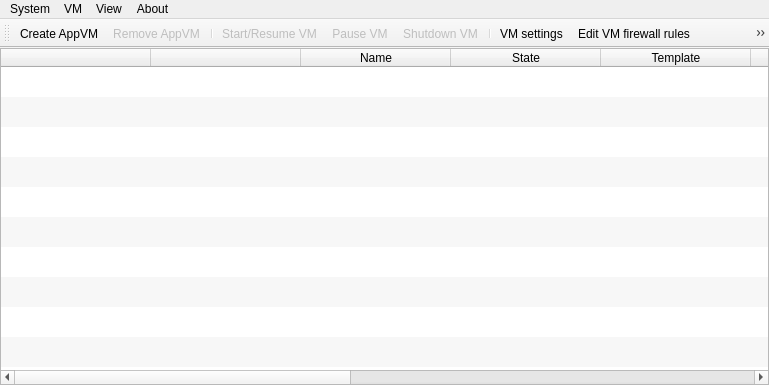
<?xml version="1.0" encoding="UTF-8"?>
<ui version="4.0">
 <class>VmManagerWindow</class>
 <widget class="QMainWindow" name="VmManagerWindow">
  <property name="geometry">
   <rect>
    <x>0</x>
    <y>0</y>
    <width>769</width>
    <height>385</height>
   </rect>
  </property>
  <property name="sizePolicy">
   <sizepolicy hsizetype="Fixed" vsizetype="Maximum">
    <horstretch>0</horstretch>
    <verstretch>0</verstretch>
   </sizepolicy>
  </property>
  <property name="contextMenuPolicy">
   <enum>Qt::DefaultContextMenu</enum>
  </property>
  <property name="windowTitle">
   <string>Qubes VM Manager</string>
  </property>
  <property name="windowIcon">
   <iconset resource="resources.qrc">
    <normaloff>:/qubes.png</normaloff>:/qubes.png</iconset>
  </property>
  <property name="locale">
   <locale language="English" country="UnitedStates"/>
  </property>
  <widget class="QWidget" name="centralwidget">
   <property name="enabled">
    <bool>true</bool>
   </property>
   <property name="sizePolicy">
    <sizepolicy hsizetype="Fixed" vsizetype="Expanding">
     <horstretch>0</horstretch>
     <verstretch>0</verstretch>
    </sizepolicy>
   </property>
   <property name="acceptDrops">
    <bool>false</bool>
   </property>
   <property name="autoFillBackground">
    <bool>true</bool>
   </property>
   <property name="locale">
    <locale language="English" country="UnitedStates"/>
   </property>
   <layout class="QGridLayout" name="gridLayout">
    <property name="sizeConstraint">
     <enum>QLayout::SetDefaultConstraint</enum>
    </property>
    <property name="margin">
     <number>0</number>
    </property>
    <property name="spacing">
     <number>0</number>
    </property>
    <item row="0" column="0">
     <widget class="QTableWidget" name="table">
      <property name="minimumSize">
       <size>
        <width>0</width>
        <height>0</height>
       </size>
      </property>
      <property name="maximumSize">
       <size>
        <width>16777215</width>
        <height>16777215</height>
       </size>
      </property>
      <property name="sizeIncrement">
       <size>
        <width>200</width>
        <height>30</height>
       </size>
      </property>
      <property name="contextMenuPolicy">
       <enum>Qt::CustomContextMenu</enum>
      </property>
      <property name="acceptDrops">
       <bool>false</bool>
      </property>
      <property name="lineWidth">
       <number>0</number>
      </property>
      <property name="verticalScrollBarPolicy">
       <enum>Qt::ScrollBarAsNeeded</enum>
      </property>
      <property name="horizontalScrollBarPolicy">
       <enum>Qt::ScrollBarAsNeeded</enum>
      </property>
      <property name="alternatingRowColors">
       <bool>true</bool>
      </property>
      <property name="selectionMode">
       <enum>QAbstractItemView::SingleSelection</enum>
      </property>
      <property name="selectionBehavior">
       <enum>QAbstractItemView::SelectRows</enum>
      </property>
      <property name="showGrid">
       <bool>false</bool>
      </property>
      <property name="gridStyle">
       <enum>Qt::NoPen</enum>
      </property>
      <property name="sortingEnabled">
       <bool>true</bool>
      </property>
      <property name="cornerButtonEnabled">
       <bool>false</bool>
      </property>
      <property name="rowCount">
       <number>10</number>
      </property>
      <attribute name="horizontalHeaderCascadingSectionResizes">
       <bool>false</bool>
      </attribute>
      <attribute name="horizontalHeaderDefaultSectionSize">
       <number>150</number>
      </attribute>
      <attribute name="horizontalHeaderMinimumSectionSize">
       <number>150</number>
      </attribute>
      <attribute name="verticalHeaderVisible">
       <bool>false</bool>
      </attribute>
      <attribute name="verticalHeaderCascadingSectionResizes">
       <bool>false</bool>
      </attribute>
      <row>
       <property name="text">
        <string>Nowy wiersz</string>
       </property>
      </row>
      <row/>
      <row/>
      <row/>
      <row/>
      <row/>
      <row/>
      <row/>
      <row/>
      <row/>
      <column>
       <property name="text">
        <string/>
       </property>
      </column>
      <column>
       <property name="text">
        <string/>
       </property>
      </column>
      <column>
       <property name="text">
        <string>Name</string>
       </property>
       <property name="toolTip">
        <string>VM name</string>
       </property>
      </column>
      <column>
       <property name="text">
        <string>State</string>
       </property>
       <property name="toolTip">
        <string>Update info</string>
       </property>
      </column>
      <column>
       <property name="text">
        <string>Template</string>
       </property>
       <property name="toolTip">
        <string>VM's template</string>
       </property>
      </column>
      <column>
       <property name="text">
        <string>NetVM</string>
       </property>
       <property name="toolTip">
        <string>VM's netVM</string>
       </property>
      </column>
      <column>
       <property name="text">
        <string>CPU</string>
       </property>
      </column>
      <column>
       <property name="text">
        <string>CPU Graph</string>
       </property>
       <property name="toolTip">
        <string>CPU usage graph</string>
       </property>
      </column>
      <column>
       <property name="text">
        <string>MEM</string>
       </property>
      </column>
      <column>
       <property name="text">
        <string>MEM Graph</string>
       </property>
       <property name="toolTip">
        <string>Memory usage graph</string>
       </property>
      </column>
      <column>
       <property name="text">
        <string>Size</string>
       </property>
      </column>
     </widget>
    </item>
   </layout>
  </widget>
  <widget class="QMenuBar" name="menubar">
   <property name="geometry">
    <rect>
     <x>0</x>
     <y>0</y>
     <width>769</width>
     <height>22</height>
    </rect>
   </property>
   <widget class="QMenu" name="menu_system">
    <property name="title">
     <string>System</string>
    </property>
    <addaction name="action_global_settings"/>
    <addaction name="action_backup"/>
    <addaction name="action_restore"/>
   </widget>
   <widget class="QMenu" name="menu_view">
    <property name="title">
     <string>View</string>
    </property>
    <addaction name="action_vm_type"/>
    <addaction name="action_label"/>
    <addaction name="action_name"/>
    <addaction name="action_state"/>
    <addaction name="action_template"/>
    <addaction name="action_netvm"/>
    <addaction name="action_cpu"/>
    <addaction name="action_cpu_graph"/>
    <addaction name="action_mem"/>
    <addaction name="action_mem_graph"/>
    <addaction name="action_size_on_disk"/>
    <addaction name="separator"/>
    <addaction name="action_toolbar"/>
    <addaction name="action_menubar"/>
    <addaction name="separator"/>
    <addaction name="action_showallvms"/>
   </widget>
   <widget class="QMenu" name="menu_vm">
    <property name="title">
     <string>VM</string>
    </property>
    <widget class="QMenu" name="logs_menu">
     <property name="title">
      <string>Logs</string>
     </property>
     <property name="icon">
      <iconset resource="resources.qrc">
       <normaloff>:/log.png</normaloff>:/log.png</iconset>
     </property>
    </widget>
    <widget class="QMenu" name="blk_menu">
     <property name="title">
      <string>Attach/detach block devices</string>
     </property>
     <property name="icon">
      <iconset resource="resources.qrc">
       <normaloff>:/mount.png</normaloff>:/mount.png</iconset>
     </property>
    </widget>
    <addaction name="action_createvm"/>
    <addaction name="action_removevm"/>
    <addaction name="action_clonevm"/>
    <addaction name="separator"/>
    <addaction name="action_resumevm"/>
    <addaction name="action_pausevm"/>
    <addaction name="action_shutdownvm"/>
    <addaction name="action_killvm"/>
    <addaction name="separator"/>
    <addaction name="action_settings"/>
    <addaction name="action_editfwrules"/>
    <addaction name="action_appmenus"/>
    <addaction name="action_updatevm"/>
    <addaction name="action_run_command_in_vm"/>
    <addaction name="action_set_keyboard_layout"/>
    <addaction name="action_toggle_audio_input"/>
    <addaction name="separator"/>
    <addaction name="logs_menu"/>
    <addaction name="blk_menu"/>
   </widget>
   <widget class="QMenu" name="menu_about">
    <property name="title">
     <string>About</string>
    </property>
    <addaction name="action_about_qubes"/>
   </widget>
   <addaction name="menu_system"/>
   <addaction name="menu_vm"/>
   <addaction name="menu_view"/>
   <addaction name="menu_about"/>
  </widget>
  <widget class="QToolBar" name="toolBar">
   <property name="windowTitle">
    <string>toolBar</string>
   </property>
   <property name="allowedAreas">
    <set>Qt::BottomToolBarArea|Qt::TopToolBarArea</set>
   </property>
   <property name="floatable">
    <bool>false</bool>
   </property>
   <attribute name="toolBarArea">
    <enum>TopToolBarArea</enum>
   </attribute>
   <attribute name="toolBarBreak">
    <bool>false</bool>
   </attribute>
   <addaction name="action_createvm"/>
   <addaction name="action_removevm"/>
   <addaction name="separator"/>
   <addaction name="action_resumevm"/>
   <addaction name="action_pausevm"/>
   <addaction name="action_shutdownvm"/>
   <addaction name="separator"/>
   <addaction name="action_settings"/>
   <addaction name="action_editfwrules"/>
   <addaction name="action_appmenus"/>
   <addaction name="action_updatevm"/>
   <addaction name="action_set_keyboard_layout"/>
   <addaction name="action_toggle_audio_input"/>
   <addaction name="separator"/>
   <addaction name="action_global_settings"/>
   <addaction name="action_backup"/>
   <addaction name="action_restore"/>
   <addaction name="separator"/>
   <addaction name="action_showallvms"/>
  </widget>
  <action name="action_createvm">
   <property name="icon">
    <iconset resource="resources.qrc">
     <normaloff>:/createvm.png</normaloff>:/createvm.png</iconset>
   </property>
   <property name="text">
    <string>Create AppVM</string>
   </property>
   <property name="toolTip">
    <string>Create a new AppVM</string>
   </property>
  </action>
  <action name="action_removevm">
   <property name="enabled">
    <bool>false</bool>
   </property>
   <property name="icon">
    <iconset resource="resources.qrc">
     <normaloff>:/removevm.png</normaloff>:/removevm.png</iconset>
   </property>
   <property name="text">
    <string>Remove AppVM</string>
   </property>
   <property name="toolTip">
    <string>Remove an existing AppVM (must be stopped first)</string>
   </property>
  </action>
  <action name="action_resumevm">
   <property name="enabled">
    <bool>false</bool>
   </property>
   <property name="icon">
    <iconset resource="resources.qrc">
     <normaloff>:/resumevm.png</normaloff>:/resumevm.png</iconset>
   </property>
   <property name="text">
    <string>Start/Resume VM</string>
   </property>
   <property name="toolTip">
    <string>Start/Resume selected VM</string>
   </property>
  </action>
  <action name="action_pausevm">
   <property name="enabled">
    <bool>false</bool>
   </property>
   <property name="icon">
    <iconset resource="resources.qrc">
     <normaloff>:/pausevm.png</normaloff>:/pausevm.png</iconset>
   </property>
   <property name="text">
    <string>Pause VM</string>
   </property>
   <property name="toolTip">
    <string>Pause selected VM</string>
   </property>
  </action>
  <action name="action_shutdownvm">
   <property name="enabled">
    <bool>false</bool>
   </property>
   <property name="icon">
    <iconset resource="resources.qrc">
     <normaloff>:/shutdownvm.png</normaloff>:/shutdownvm.png</iconset>
   </property>
   <property name="text">
    <string>Shutdown VM</string>
   </property>
   <property name="toolTip">
    <string>Shutdown selected VM</string>
   </property>
  </action>
  <action name="action_appmenus">
   <property name="enabled">
    <bool>false</bool>
   </property>
   <property name="icon">
    <iconset resource="resources.qrc">
     <normaloff>:/apps.png</normaloff>:/apps.png</iconset>
   </property>
   <property name="text">
    <string>Add/remove app shortcuts</string>
   </property>
   <property name="toolTip">
    <string>Add/remove app shortcuts for this VM</string>
   </property>
  </action>
  <action name="action_updatevm">
   <property name="enabled">
    <bool>false</bool>
   </property>
   <property name="icon">
    <iconset resource="resources.qrc">
     <normaloff>:/updateable.png</normaloff>:/updateable.png</iconset>
   </property>
   <property name="text">
    <string>Update VM</string>
   </property>
   <property name="toolTip">
    <string>Update VM system</string>
   </property>
  </action>
  <action name="action_toggle_audio_input">
   <property name="enabled">
    <bool>false</bool>
   </property>
   <property name="icon">
    <iconset resource="resources.qrc">
     <normaloff>:/mic.png</normaloff>:/mic.png</iconset>
   </property>
   <property name="text">
    <string>Toggle audio-input to the VM</string>
   </property>
   <property name="toolTip">
    <string>Toggle audio-input to the VM</string>
   </property>
  </action>
  <action name="action_showallvms">
   <property name="checkable">
    <bool>true</bool>
   </property>
   <property name="checked">
    <bool>false</bool>
   </property>
   <property name="icon">
    <iconset resource="resources.qrc">
     <normaloff>:/show-all-running.png</normaloff>
     <selectedoff>:/showallvms.png</selectedoff>:/show-all-running.png</iconset>
   </property>
   <property name="text">
    <string>Show/Hide inactive VMs</string>
   </property>
   <property name="toolTip">
    <string>Show/Hide inactive VMs</string>
   </property>
  </action>
  <action name="action_editfwrules">
   <property name="icon">
    <iconset resource="resources.qrc">
     <normaloff>:/firewall.png</normaloff>:/firewall.png</iconset>
   </property>
   <property name="text">
    <string>Edit VM firewall rules</string>
   </property>
   <property name="toolTip">
    <string>Edit VM firewall rules</string>
   </property>
  </action>
  <action name="action_showgraphs">
   <property name="checkable">
    <bool>true</bool>
   </property>
   <property name="icon">
    <iconset resource="resources.qrc">
     <normaloff>:/showcpuload.png</normaloff>:/showcpuload.png</iconset>
   </property>
   <property name="text">
    <string>Show graphs</string>
   </property>
   <property name="toolTip">
    <string>Show Graphs</string>
   </property>
  </action>
  <action name="action_options">
   <property name="text">
    <string>Options</string>
   </property>
  </action>
  <action name="action_view">
   <property name="text">
    <string>View</string>
   </property>
  </action>
  <action name="action_cpu">
   <property name="checkable">
    <bool>true</bool>
   </property>
   <property name="checked">
    <bool>true</bool>
   </property>
   <property name="text">
    <string>CPU</string>
   </property>
  </action>
  <action name="action_cpu_graph">
   <property name="checkable">
    <bool>true</bool>
   </property>
   <property name="checked">
    <bool>true</bool>
   </property>
   <property name="text">
    <string>CPU Graph</string>
   </property>
  </action>
  <action name="action_mem">
   <property name="checkable">
    <bool>true</bool>
   </property>
   <property name="checked">
    <bool>true</bool>
   </property>
   <property name="text">
    <string>MEM</string>
   </property>
  </action>
  <action name="action_mem_graph">
   <property name="checkable">
    <bool>true</bool>
   </property>
   <property name="checked">
    <bool>true</bool>
   </property>
   <property name="text">
    <string>MEM Graph</string>
   </property>
  </action>
  <action name="action_template">
   <property name="checkable">
    <bool>true</bool>
   </property>
   <property name="checked">
    <bool>true</bool>
   </property>
   <property name="text">
    <string>Template</string>
   </property>
  </action>
  <action name="action_netvm">
   <property name="checkable">
    <bool>true</bool>
   </property>
   <property name="checked">
    <bool>true</bool>
   </property>
   <property name="text">
    <string>NetVM</string>
   </property>
  </action>
  <action name="action_settings">
   <property name="icon">
    <iconset resource="resources.qrc">
     <normaloff>:/settings.png</normaloff>:/settings.png</iconset>
   </property>
   <property name="text">
    <string>VM settings</string>
   </property>
   <property name="toolTip">
    <string>VM Settings</string>
   </property>
  </action>
  <action name="action_restore">
   <property name="icon">
    <iconset resource="resources.qrc">
     <normaloff>:/restore.png</normaloff>:/restore.png</iconset>
   </property>
   <property name="text">
    <string>Restore VMs from backup</string>
   </property>
  </action>
  <action name="action_backup">
   <property name="icon">
    <iconset resource="resources.qrc">
     <normaloff>:/backup.png</normaloff>:/backup.png</iconset>
   </property>
   <property name="text">
    <string>Backup VMs</string>
   </property>
  </action>
  <action name="action_global_settings">
   <property name="icon">
    <iconset resource="resources.qrc">
     <normaloff>:/global-settings.png</normaloff>:/global-settings.png</iconset>
   </property>
   <property name="text">
    <string>Global settings</string>
   </property>
  </action>
  <action name="action_state">
   <property name="checkable">
    <bool>true</bool>
   </property>
   <property name="checked">
    <bool>true</bool>
   </property>
   <property name="text">
    <string>State</string>
   </property>
  </action>
  <action name="action_killvm">
   <property name="icon">
    <iconset resource="resources.qrc">
     <normaloff>:/killvm.png</normaloff>:/killvm.png</iconset>
   </property>
   <property name="text">
    <string>Kill VM</string>
   </property>
   <property name="toolTip">
    <string>Kill selected VM</string>
   </property>
  </action>
  <action name="action_set_keyboard_layout">
   <property name="icon">
    <iconset resource="resources.qrc">
     <normaloff>:/kbd-layout.png</normaloff>:/kbd-layout.png</iconset>
   </property>
   <property name="text">
    <string>Set keyboard layout</string>
   </property>
   <property name="toolTip">
    <string>Set keyboard layout per VM</string>
   </property>
  </action>
  <action name="action_vm_type">
   <property name="checkable">
    <bool>true</bool>
   </property>
   <property name="checked">
    <bool>true</bool>
   </property>
   <property name="text">
    <string>Type</string>
   </property>
   <property name="toolTip">
    <string>VM Type</string>
   </property>
  </action>
  <action name="action_label">
   <property name="checkable">
    <bool>true</bool>
   </property>
   <property name="checked">
    <bool>true</bool>
   </property>
   <property name="text">
    <string>Label</string>
   </property>
  </action>
  <action name="action_name">
   <property name="checkable">
    <bool>true</bool>
   </property>
   <property name="checked">
    <bool>true</bool>
   </property>
   <property name="text">
    <string>Name</string>
   </property>
  </action>
  <action name="action_toolbar">
   <property name="checkable">
    <bool>true</bool>
   </property>
   <property name="checked">
    <bool>true</bool>
   </property>
   <property name="text">
    <string>Show tool bar</string>
   </property>
  </action>
  <action name="action_menubar">
   <property name="checkable">
    <bool>true</bool>
   </property>
   <property name="checked">
    <bool>true</bool>
   </property>
   <property name="text">
    <string>Show menu bar</string>
   </property>
  </action>
  <action name="action_about_qubes">
   <property name="icon">
    <iconset resource="resources.qrc">
     <normaloff>:/qubes.png</normaloff>:/qubes.png</iconset>
   </property>
   <property name="text">
    <string>Qubes OS</string>
   </property>
  </action>
  <action name="action_size_on_disk">
   <property name="checkable">
    <bool>true</bool>
   </property>
   <property name="checked">
    <bool>true</bool>
   </property>
   <property name="text">
    <string>Size</string>
   </property>
   <property name="toolTip">
    <string>Size on Disk</string>
   </property>
  </action>
  <action name="action_run_command_in_vm">
   <property name="icon">
    <iconset resource="resources.qrc">
     <normaloff>:/run-command.png</normaloff>:/run-command.png</iconset>
   </property>
   <property name="text">
    <string>Run command in VM</string>
   </property>
   <property name="toolTip">
    <string>Run command in the specified VM</string>
   </property>
  </action>
  <action name="action_clonevm">
   <property name="enabled">
    <bool>false</bool>
   </property>
   <property name="icon">
    <iconset resource="resources.qrc">
     <normaloff>:/templatevm.png</normaloff>:/templatevm.png</iconset>
   </property>
   <property name="text">
    <string>Clone VM</string>
   </property>
  </action>
 </widget>
 <resources>
  <include location="resources.qrc"/>
 </resources>
 <connections/>
</ui>
